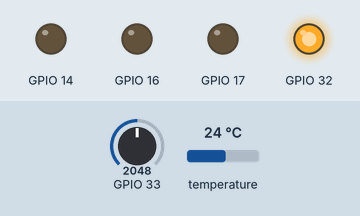
The program below on a simulated ESP32. Parts: output pins drawn as LEDs (lit = HIGH). The test bench sets the inputs (shaded band); at power-on: GPIO 33 = 2048, temperature 24 °C. EEPROM starts erased; no MQTT or app messages arrive unless stated; raw I2C reads return 0. At 13.6 s the program puts the board to deep sleep or switches it off; the recording ends there.

Above: at 0.1 s.
At 6.1 s:
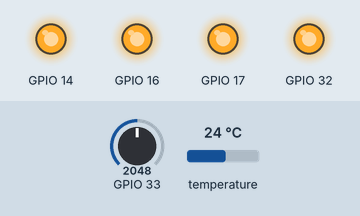
At 8.9 s:
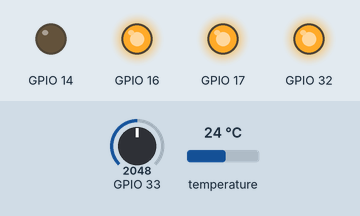
Timing chart, 0 to 10.4 s (numbered marks = the images above):
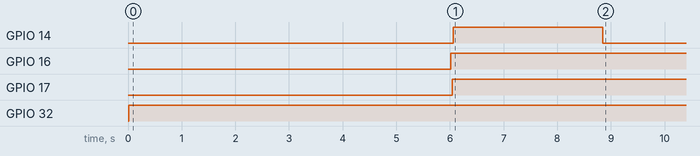

The program:

main.cpp
```cpp
#include <Arduino.h>
#include <WiFi.h>
#include <PubSubClient.h>
#include <esp_wifi.h>
#include <IPAddress.h>
#include <wifi_seai.h>
#include <mqtt_seai.h>
#include <sensors.h>

/* Uncomment for tests */
//#define DEBUG_SENSORS
//#define DEBUG_SERIAL
//#define DEBUG_RANDOM

#define moduleID 1                  // sensor module ID between 1-9

#define uS_TO_S_FACTOR 1000000      // Conversion factor for micro seconds to seconds
#define TIME_TO_SLEEP  30           // Time ESP32 will go to sleep (in seconds)

WiFiClient espClient;               // Wifi client

void setup() {
  //Serial.begin(115200);
  WiFi.mode( WIFI_OFF );            // Just for sure that is wifi is off

  sensors_setup();            // Setup sensors functions

  // FUNCTION TO READ SENSORS DATA AND CONSTRUCT STRING DATA
  //--------------------------------------------------------------------------------
  powerOn();                        // Turn on sensors power
  delay(1000);  //ATTENTION

  uint16_t dens_diff, dens1, dens2;
  dens1 = dens_read(1);
  dens2 = dens_read(2);
  dens_diff = dens1 - dens2 - 9;    // Error offset

  #ifdef DEBUG_RANDOM
    String mes = String( String(moduleID) + "," + String(random(896,4480)) + "," + String(random(3500,3700)) + "," + String(random(10,25)) );
    #else
    String mes = String( String(moduleID) + "," + String(temp_read()) + "," + String(turb_read())  + "," + String(dens_diff));
  #endif

  powerOff();                       // Turn on sensors power
  char data[(mes.length())+1];
  mes.toCharArray(data,mes.length() + 1);
  //--------------------------------------------------------------------------------

  #ifdef DEBUG_SENSORS
    powerOn();
    while(1){
      String aux = String( String(moduleID) + "," + String(temp_read()) + "," + String(turb_read()) + "," + String(dens_read()) );
      Serial.println(aux);
      delay(1000);
    }
  #endif

  if(setupWifi()){                  // Setup WiFi
    setupmqtt(espClient);           // Setup MQTT server
    delay(100);
    mqtt_connect();                 // Connect to MQTT server

    // PUBLISH DATA DO MQTT SERVER
    //--------------------------------------------------------------------------------
    publish(outTopic, data);        // publish message in specific topic
    delay(3000);                    // delay is needed for server accept published message
    //--------------------------------------------------------------------------------

    esp_wifi_disconnect();          // Disconnect from network
  }

  esp_wifi_stop();                  // Disable WIFI driver before deep sleep

  // DEEP SLEEP ROUTINE: mode setup and start
  //--------------------------------------------------------------------------------
  esp_sleep_enable_timer_wakeup(TIME_TO_SLEEP * uS_TO_S_FACTOR);  // set wakeup time
  esp_deep_sleep_start();         // entry in deep sleep mode
  //--------------------------------------------------------------------------------
}

void loop() {
}
```

Measured:
- by itself, GPIO 14: LOW → HIGH at 6.1 s, → LOW 2.8 s later
- by itself, GPIO 16, GPIO 17: LOW → HIGH at 6.0 s
- by itself, GPIO 32: LOW → HIGH at 0.02 s
